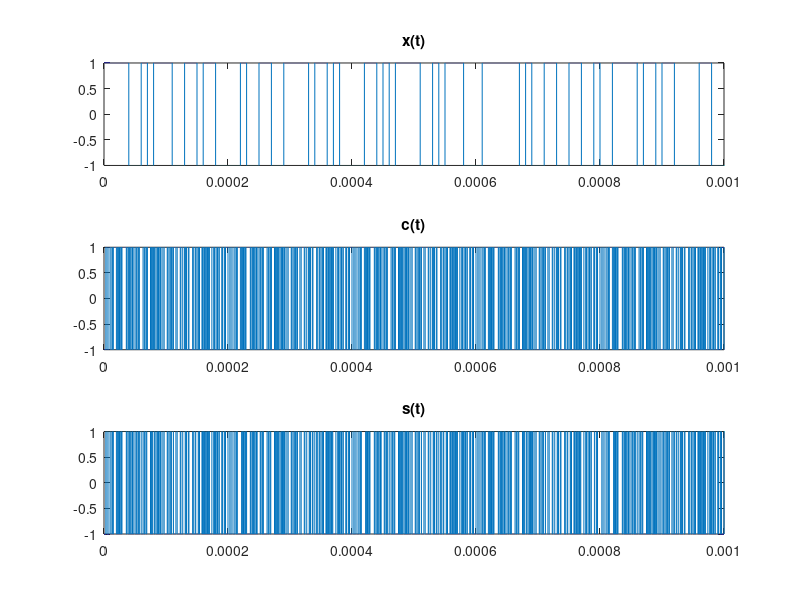

The MATLAB script that drew this image:
%% Questão 1 - Trabalho DSSS

clc;clear all;

Nb = 1000;	% Número de bits transmitidos
L = 200;	% Código: pseudo-aleatório de período
N = 10;     % Número de chips por bit de informação
fc = 40000; % Modulação BPSK 
spc = 100;  % Número de amostras por chip
spb = spc*N;% Taxa de amostras por bit
Rb = 1000;	% Taxa de bits
Rs = 1e6;	% Taxa de amostragem
fa = Rb*spb;% Frequência de amostragem
Tb = 1/Rb;  % Tempo de bit
Ts = 1/Rs;  % Tempo de amostragem
D = N*Tb;   % Duração
M = 1e6;    % Número de amostras
t = D*(0:(M-1))/M; % Vetor de tempo

Portadora = cos(2*pi*fc*t); % Portadora

% Cria informação e código 
xt = randi([0 1],1,Nb); % Informação aleatória
ct = randi([0 1],1,L); % Código aleatório 

% Polarização
xt_p = xt.*2-1; % Informação
ct_p = ct.*2-1; % Código

% Superamostragem
xt_k = kron(xt_p,ones(1,Nb));
ct_k = kron(ct_p,ones(1,spc));

% Ajusta o vetor de código
ct_conc = repmat(ct_k,1,length(xt_k)/length(ct_k));

% Informação codificada
st = ct_conc.*xt_k;

% Sinal em BPSK
sBPSK = Portadora .* st;

figure(1)
subplot(311);plot(t,xt_k);xlim([0 Tb]);title('x(t)');
subplot(312);plot(t,ct_conc);xlim([0 Tb]);title('c(t)');
subplot(313);plot(t,st);xlim([0 Tb]);title('s(t)');